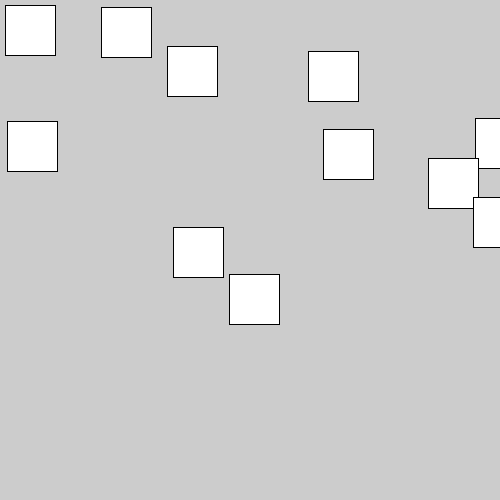
Frame 1 (no input)
Frame 60 (the mouse pressed at the canvas centre just before this capture): identical to frame 1, image omitted
Frame 120 (the mouse held since frame 60 and released just before this capture): identical to frame 1, image omitted

The Processing sketch that drew this single still picture (run headless with seeded random() and noise(); from frame 60 on, the mouse is pressed at the canvas centre):

// Processing sketch: TaskFourwiplater
// ── TaskFourwiplater.pde
Square[] squares = new Square[10];
Square squareG;

void setup() {
  size(500, 500);
  squareG = new Square(5, 5);
  squareG.display();

  for (int i = 0; i<squares.length; i++) {
    squares[i] = new Square((int)random(width),(int)random(height));
  }
}
void draw() {
  for (int i = 0; i<squares.length; i++) {
    squares[i].display();
  }
}

// ── Square.pde

class Square{
  
  int posX;
  int posY;
  
  Square(int posX, int posY)
{
this.posX= posX;
this.posY = posY;
  
 }
void display(){
  rect(posX,posY,50,50);
}

}
